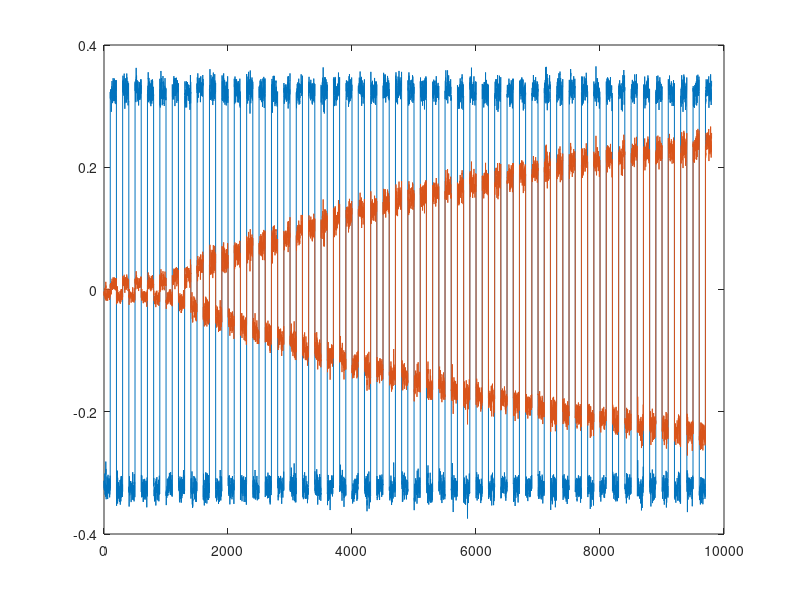
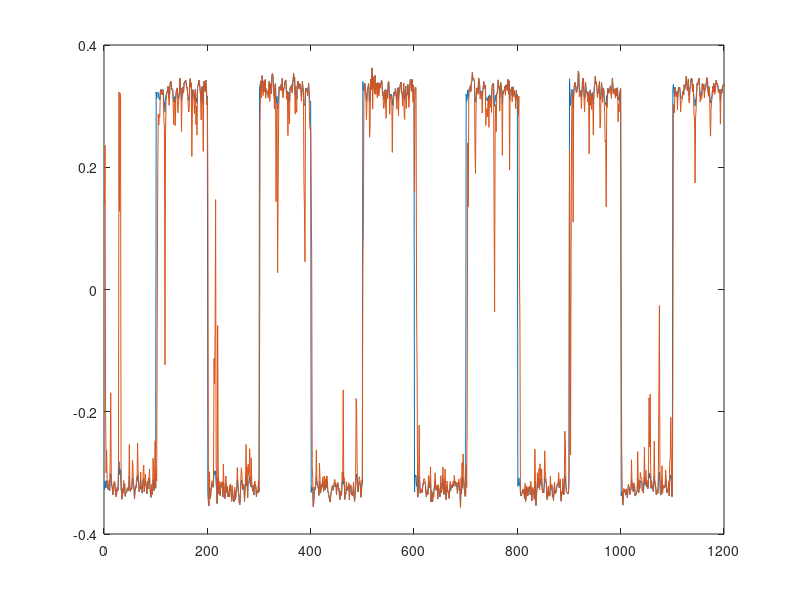
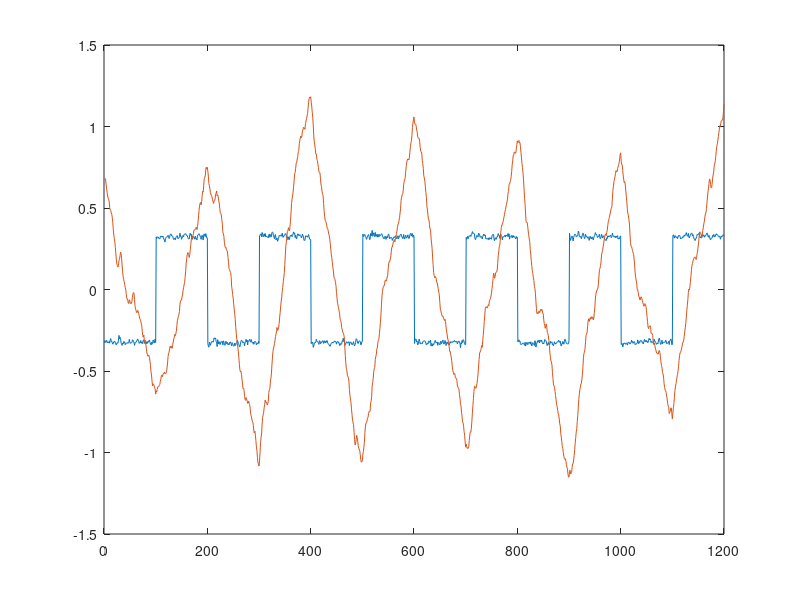

These charts were generated, in order, by the following MATLAB code:
%**************************************************************************
%                   LSE Macroeconomics Summer Program
%                   Part II: Heterogeneous Agents
%                   Instructor: Wouter J. Den Haan
%
%                   use of this program in any fee-based program requires
%                   explicit permission (wjdenhaan@gmail.com)
%**************************************************************************
%
% This program looks at three models for equity prices when agents are
% boundedly rational
%
% Environment:
% - agents are risk neutral
% - dividends have (1) a persistent component that varies with the regime the
%   economy is in (low & high) and (2) standard AR(1) component with Normal
%   shocks
%
% Model I: Bayesian learning. 
% Agents know the correct formulas to determine equity prices, and the correct
% time-series model that generates the regimes, but they do not know the
% state the economy is in in a given period. After a regime change it will
% take some time before the agents have become more confident there has
% been a regime change. We will investigate how quickly this will happen
%
% Model II: "old-fashioned" least-squares learning. 
% Agents again know the
% correct pricing formula. Here, they are not aware of the dgp for dividends.
% In fact they erroneously believe that dividends will be constant and use a
% finite set of past observations to determine this "constant" level.
% The key aspect is that agents are ignorant of the regime changes. It
% would be easy to let them estimate a somewhat more complex dgp (say a
% standard AR(1) process), but this would not affect the point to be made.
%
% Model III: Adam-Marcet-Nicolini learning ("new" least-squares learning).
% Agents know the first-order condition, but not the correct formula for
% next-period's price. They use standard regression analysis. We assume
% that agents do know in which regime they are.
%
%
%% starting and setting parameter values
clc
clear all
close all

%parameter values
par.beta    = 0.99;                     % discount factor
par.rho     = 0.99;                     % probability of staying in regime
par.rho_z   = 0.5;                      % persistence of other stochastic component 
par.sigma   = 0.01;                     % volatility shock
par.mu_lo   =-0.01;                     % low state dividend parameter
par.mu_hi   =-par.mu_lo;                % high state dividend parameter

par.mu      = [par.mu_lo;par.mu_hi];

par.Tsimul  =   100;                     % time in regime is fixed in simulation (to understand what is going on)
                                         % if set equal to 1/(1-par.rho) then this is expected time the
                                         % stays in a regime (other values can be chosen)
par.T1      =   200;                     % par.T1 is one full cycle of a low and a high regime
                                         % AMN: fixed gain of 1/par.T1 
                                         % LS:  number of observations is par.T1/2. !!! Thus with LS
                                         % agents do not use a full cycle
par.T       = 10000;                     % total # of obs.

P           = [  par.rho 1-par.rho; ...
               1-par.rho   par.rho];     % transition matrix

%allocating memory          
dividend     = zeros(par.T,1);           % total dividends
mu_true      = zeros(par.T,1);           % value of mu (regime dependent dividend component)
z            = zeros(par.T,1);           % AR(1) component of dividends
price_ree    = zeros(par.T,1);           % REE price
price_lsq    = zeros(par.T,1);           % old-fashioned LS learning price
price_bay    = zeros(par.T,1);           % Bayesian learning price
price_amn    = zeros(par.T,1);           % AMN learning price
xi_tt        = zeros(par.T,2);           % beliefs about current state
xi_tnextt    = zeros(par.T,2);           % implied beliefs about next state
ind_mu       = zeros(par.T,1);           % -1,1 indicator for regime
IND_mu       = zeros(par.T,1);           %  1,2 indicator for regime

          
          
%% Solving for the REE
%
% the REE solution for p(t) is of the form B0_j+B1_j*z(t) 
% where j indicates the regime
% 
% the following lines set up the system to solve for Bi_lo & Bi_hi
%
% Bi = XX1 + XX2*Bi
%
% the rows of Bi correspond to the low and the high regime
% the first column of Bi correspond to the constant and the second to the z variable
%
% Bi = B0_ree + B1_ree*z
%
% first solve for the constant

XX1 =  par.beta ...
    * [par.rho*par.mu_lo + (1-par.rho)*par.mu_hi;...
       par.rho*par.mu_hi + (1-par.rho)*par.mu_lo]   ;
XX2 =    par.beta ...
    * [  par.rho, 1-par.rho; ...
       1-par.rho,   par.rho]    ;

B0_ree = (eye(2)-XX2)\XX1;

% now solve for the slope

XX1 =  par.beta*par.rho_z*ones(2,1);
XX2 =  par.beta*par.rho_z*[par.rho,1-par.rho;1-par.rho,par.rho];
B1_ree  = (eye(2)-XX2)\XX1;

%% generate the random shocks

rng(20110810) % this is the new Matlab command to set the seed
% if you have an older version of Matlab you should use 
% randn('state',2011)

innovations  = randn(par.T,1)*par.sigma;

for t = 2:par.T
    z(t) = par.rho_z*z(t-1)+innovations(t);
end

% initializing variables for regime change
% the regime change is random but to better understand what is going on
% (and to get nice pictures) the time the system stays in each regime is
% fixed and set equal to its expected value
%
% !!! agents in the economy do not know we give them this specific set of
% realizations !!!

%% get ready for the simulation

itel       =  0;
ind_mu(1)  = -1;                                % ind_mu is -1 or 1
IND_mu(1)  = 1.5+0.5*ind_mu(1);                 % IND_mu is  0 or 1
                                                % 1 for  low state
                                                % 2 for high state

% the {-1,1} is convenient to generate the states, but the {1,2} is needed
% to indicate the corresponding element in the vector

% set initial beliefs about current (and implied next period) state:                                                
xi_tt(1,:)     = [0.5 0.5];
xi_tnextt(1,:) = [0.5 0.5];


%% the big simulation starts

for t = 2:par.T
    %% generate exogenous variables
    
    itel = itel + 1;
    if itel == par.Tsimul                       % after par.Tsimul periods itel is reset to 0
        itel = 0;
        ind_mu(t) = -ind_mu(t-1);
    else
        ind_mu(t) =  ind_mu(t-1);
    end
    IND_mu(t) = 1.5+0.5*ind_mu(t);              
    
    % the above makes sure that IND_mu(t) is 1 for par.Tsimul periods and
    % then 2 for par.Tsimul periods

    mu_true(t)     = par.mu(IND_mu(t));
    dividend(t)    = z(t) + mu_true(t);
    
    %% calculate rational expectations prices
    price_ree(t) = B0_ree(IND_mu(t)) + B1_ree(IND_mu(t))*z(t);
    price_amn(t)  = price_ree(t); % used for initialization only

    %% Bayesian learning
    
    % update probabilities for regime after observing 
    % current dividends and lagged z
    
    % step I: calculate shocks conditional on possible regime
    
    res_lo         = dividend(t) - par.mu_lo - par.rho_z*z(t-1);
    res_hi         = dividend(t) - par.mu_hi - par.rho_z*z(t-1);
    
    % step II: update beliefs on current state and 
    % implied probs for next period's state
    
    xi_tt(t,:)     = xi_tnextt(t-1,:)'.*[normpdf(res_lo,0,par.sigma); normpdf(res_hi,0,par.sigma)];
    xi_tt(t,:)     = xi_tt(t,:)./sum(xi_tt(t,:));
    xi_tnextt(t,:) = P*xi_tt(t,:)';        
    
    % step III: calculate equilibrium price implied by these estimated probabilities
    % this is the actual price
    % we use the REE formulas for the two states weighted with perceived
    % probabilities of the state we are in
    
    price_bay(t)   = xi_tt(t,1)*(B0_ree(1) + B1_ree(1)*z(t)) ...
                   + xi_tt(t,2)*(B0_ree(2) + B1_ree(2)*z(t))     ;

    %% with enough observations we can start doing the two types of least-squares learning
               
    if t == par.T1
        % observations up to par.T1 used to get initial estimate for
        % precision matrix for AMN learning
        X       = [ones(par.T1-1,1) ind_mu(1:par.T1-1) z(1:par.T1-1) z(1:par.T1-1).*ind_mu(1:par.T1-1)];        
        RR      = X'*X;
        % set initial beliefs about price process for AMN learning
        beta_p  = [0; 0; 0; 0];
    end
    
    if t > par.T1       

            %%  AMN learning

            % update pricing regression coefficients
            
            X        = [1 ind_mu(t-1) z(t-1) ind_mu(t-1)*z(t-1)];
            Y        = price_amn(t-1);
            RR       = RR     + (1/par.T1)*(X'*X-RR);
            beta_p   = beta_p + (1/par.T1)*(RR\X')*(Y-X*beta_p);
            
            % calculate current price if next-period's price is next-period's price is believed to be determined by this process
        
            % no change in regime            
            ind_mu_next = ind_mu(t);
            IND_mu_next = 1.5+0.5*ind_mu_next;
            RHS_next_1 = par.beta*([1 ind_mu_next par.rho_z*z(t) ind_mu_next*par.rho_z*z(t)]*beta_p + par.mu(IND_mu_next) + par.rho_z*z(t));
            %    change in regime            
            ind_mu_next = -ind_mu(t);
            IND_mu_next = 1.5+0.5*ind_mu_next;
            RHS_next_2 = par.beta*([1 ind_mu_next par.rho_z*z(t) ind_mu_next*par.rho_z*z(t)]*beta_p + par.mu(IND_mu_next) + par.rho_z*z(t));
            % combine the two using the correct regime switching probabilities            
            price_amn(t) = par.rho*RHS_next_1 + (1-par.rho)*RHS_next_2;

            %% OLD-Fashioned LS learning
            div_mean    = mean(dividend(t-par.T1/2+1:t));
            price_lsq(t) = par.beta*div_mean/(1-par.beta);
            % !!! note that agents do not use enough obervations to cover
            % both regimes (much more action this way)
    end
end

%% make some figures

figure(1)
plot([price_ree(par.T1+1:end) price_amn(par.T1+1:end)])
figure(2)
plot([price_ree(par.T1+1:1400) price_bay(par.T1+1:1400)])
figure(3)
plot([price_ree(par.T1+1:1400) price_lsq(par.T1+1:1400)])

        
